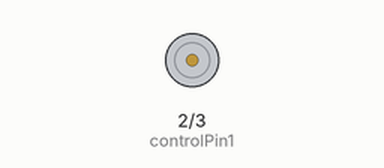
The sketch below on a simulated Arduino Uno, built with avr-gcc and run on an emulated ATmega328P. On the bench: motor-driver pin pairs drawn as motors (green arrow = first pin HIGH = forward, orange = second pin HIGH = backward, longer = more drive, scaled by the enable pin).

Above: at 0.6 s.
At 2.7 s:
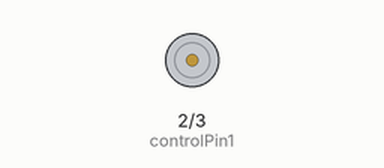
Timing chart, 0 to 3.0 s (numbered marks = the images above):
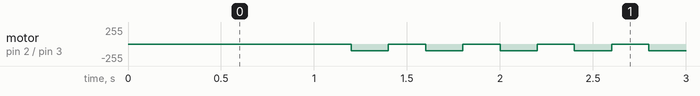

The sketch:

MotorControl.ino
```cpp
const int controlPin1 = 2;
const int controlPin2 = 3;
const int enablePin = 9;

int motorEnabled = 0;
int motorSpeed = 100;
int motorDirection = 1;

int waitFlag = 0;

void setup() {
  // put your setup code here, to run once:
  pinMode(controlPin1,OUTPUT);
  pinMode(controlPin2,OUTPUT);
  pinMode(enablePin,OUTPUT);

  digitalWrite(enablePin,LOW);

}

void loop() {
  // put your main code here, to run repeatedly:

  if (waitFlag==0){
    delay(1000);
    waitFlag = 1;
  }
  delay(100);
  motorEnabled = !motorEnabled;
  delay(100);
  motorDirection = !motorDirection;

  if (motorDirection == 1){
    digitalWrite(controlPin1,HIGH);
    digitalWrite(controlPin2,LOW);
  }else{
    digitalWrite(controlPin1,LOW);
    digitalWrite(controlPin2,HIGH);
  }

  if (motorEnabled == 1)
    analogWrite(enablePin,motorSpeed);
  else
    analogWrite(enablePin,0);

}
```

Measured:
- by itself, motor on pin 2 (controlPin1) / pin 3 (controlPin2): alternates backward 100/255 for 0.20 s and stopped for 0.20 s
